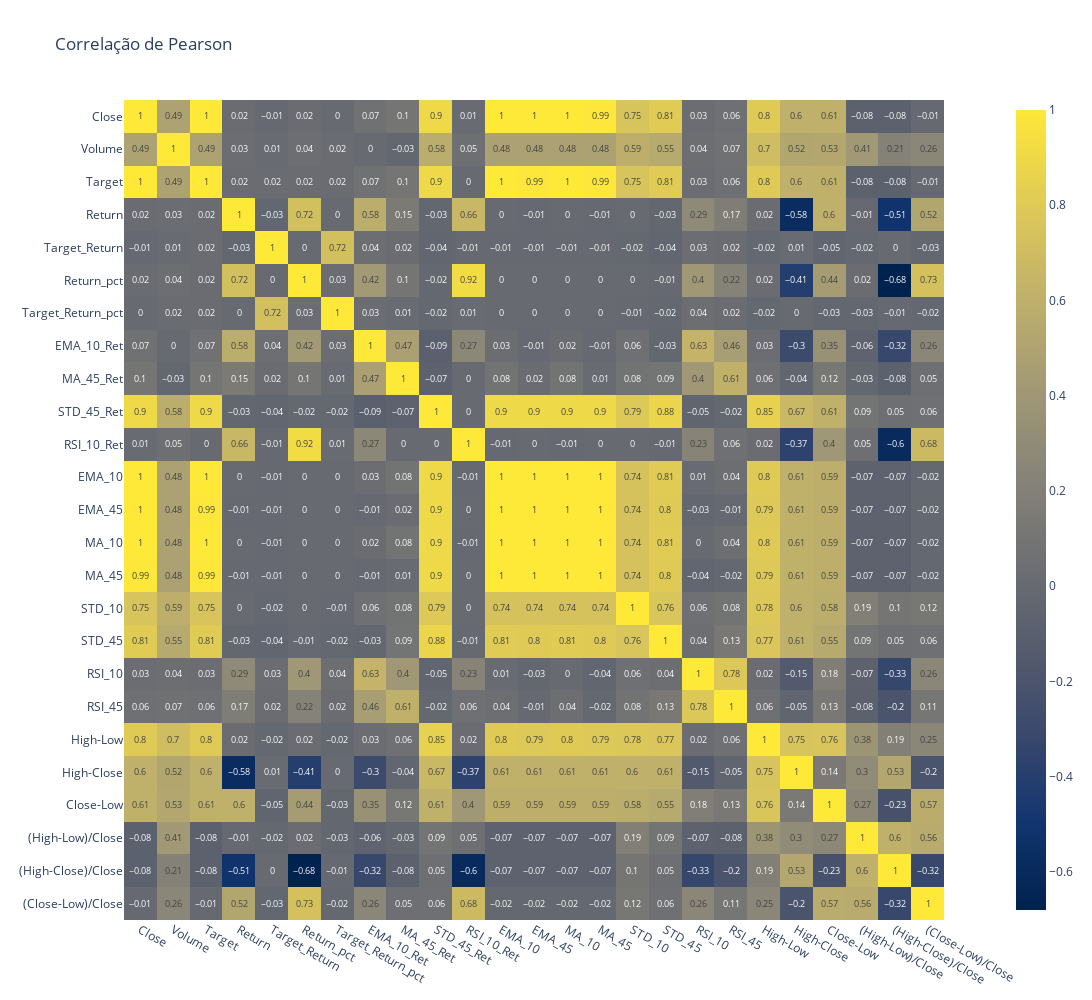

Source (notebook cell):
### Markdown cell above
Análise de correlação

### Code cell
px.imshow(
    df.corr(method='pearson').round(2),
    text_auto=True,
    title="Correlação de Pearson",
    color_continuous_scale="Cividis", 
    width = 1100,
    height= 1000,
)

### Figure 1 — Plotly figure (JSON) as saved in the notebook; plotly's stock layout.template omitted (floating-point values rounded to 4 significant figures; data arrays with more than 128 entries replaced by an {"elided": "..."} marker saying what was removed)
{"data": [{"coloraxis": "coloraxis", "hovertemplate": "x: %{x}<br>y: %{y}<br>color: %{z}<extra></extra>", "name": "0", "texttemplate": "%{z}", "type": "heatmap", "x": ["Close", "Volume", "Target", "Return", "Target_Return", "Return_pct", "Target_Return_pct", "EMA_10_Ret", "MA_45_Ret", "STD_45_Ret", "RSI_10_Ret", "EMA_10", "EMA_45", "MA_10", "MA_45", "STD_10", "STD_45", "RSI_10", "RSI_45", "High-Low", "High-Close", "Close-Low", "(High-Low)/Close", "(High-Close)/Close", "(Close-Low)/Close"], "xaxis": "x", "y": ["Close", "Volume", "Target", "Return", "Target_Return", "Return_pct", "Target_Return_pct", "EMA_10_Ret", "MA_45_Ret", "STD_45_Ret", "RSI_10_Ret", "EMA_10", "EMA_45", "MA_10", "MA_45", "STD_10", "STD_45", "RSI_10", "RSI_45", "High-Low", "High-Close", "Close-Low", "(High-Low)/Close", "(High-Close)/Close", "(Close-Low)/Close"], "yaxis": "y", "z": {"elided": "25x25 float values"}}], "layout": {"coloraxis": {"colorscale": [[0, "#00224e"], [0.1111, "#123570"], [0.2222, "#3b496c"], [0.3333, "#575d6d"], [0.4444, "#707173"], [0.5556, "#8a8678"], [0.6667, "#a59c74"], [0.7778, "#c3b369"], [0.8889, "#e1cc55"], [1, "#fee838"]]}, "height": 1000, "title": {"text": "Correlação de Pearson"}, "width": 1100, "xaxis": {"anchor": "y", "constrain": "domain", "domain": [0, 1], "scaleanchor": "y"}, "yaxis": {"anchor": "x", "autorange": "reversed", "constrain": "domain", "domain": [0, 1]}}}
